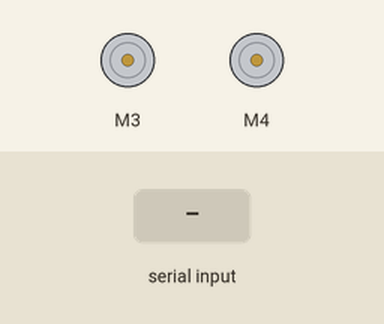
This sketch was run on a simulated Arduino Uno, built with avr-gcc and run on an emulated ATmega328P. Parts: 2 × DC motor (green arrow = forward, orange = backward, longer = faster). The inputs (shaded band) are chosen by the test bench. What the sketch prints to the serial monitor is not drawn.

Above: at 1.2 s.
1.3 s: "f" received over the second serial link
At 2.1 s:
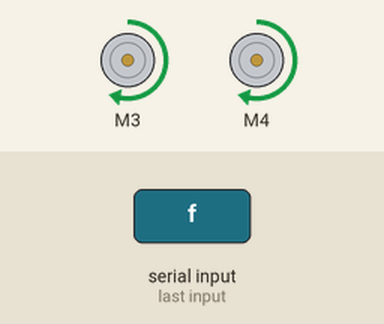
2.8 s: "b" received over the second serial link
At 3.4 s:
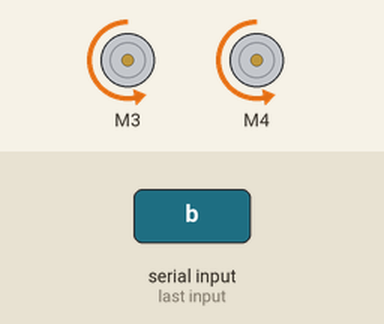
4.3 s: "l" received over the second serial link
At 5.5 s:
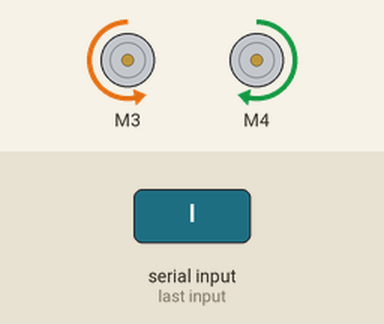
5.8 s: "r" received over the second serial link
At 7.0 s:
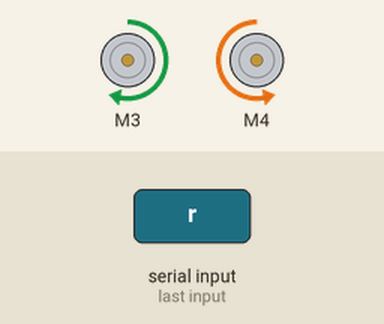
Timing chart, 0 to 8.3 s (numbered marks = the images above; inputs shaded):
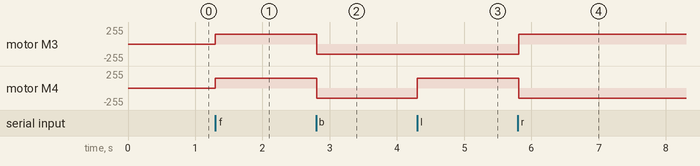

The sketch:

Motor_driver.ino
```cpp
#include <AFMotor.h>
#include <SoftwareSerial.h>
SoftwareSerial myserial(A0, A1); // rx | tx
// TX from bluetooth module must connect to rx pin and vice versa

// Variable declarations
AF_DCMotor motor1(3);
AF_DCMotor motor2(4);
char msg;
int mySpeed = 150;
int mydelay = 10;
char gearMove[] = "udxm";


void setup()
{
  // Setting up the serial connection
  Serial.begin(38400); // opens the serial port
  myserial.begin(9600); // this must be the baud rate of the module not the arduino

	//Set initial speed of the motor & stop
	motor1.setSpeed(200);
  motor2.setSpeed(200);
	motor1.run(RELEASE);
	motor2.run(RELEASE);
}

void loop()
{
	uint8_t i;

  if(myserial.available()>0) { // this listens for a msg from the bluetooth module
    msg = myserial.read(); // reads the message
  }

  Serial.println(msg); // this is so that we see the message sent in the serial monitor
  // Serial.println(mySpeed);

  if (msg == 'f') {
    motor1.run(FORWARD);
    motor2.run(FORWARD);
    motor1.setSpeed(mySpeed);
    motor2.setSpeed(mySpeed);
    delay(mydelay);
  } else if (msg == 'b') {
    motor1.run(BACKWARD);
    motor2.run(BACKWARD);
    motor1.setSpeed(mySpeed);
    motor2.setSpeed(mySpeed);
    delay(mydelay);
  } else if (msg == 'l') {
    motor1.run(BACKWARD);
    motor2.run(FORWARD);
    motor1.setSpeed(mySpeed);
    motor2.setSpeed(mySpeed);
    delay(mydelay);
  } else if (msg == 'r') {
    motor1.run(FORWARD);
    motor2.run(BACKWARD);
    motor1.setSpeed(mySpeed);
    motor2.setSpeed(mySpeed);
    delay(mydelay);
  }else if (msg == 'a') {
    digitalWrite(13, HIGH);
  }else if (msg == 'b') {
    digitalWrite(13, LOW);
  } else {
    motor1.run(RELEASE);
    motor2.run(RELEASE);
  }

  for (int i=0; i<4; i++) {
      if (msg == gearMove[i]) {
        mySpeed = changeGear(msg, mySpeed);
        delay(100);
    }
  }


}

int changeGear(char x, int mySpeed){

    switch (x) {
    case 'u':
      if (mySpeed < 250){
        mySpeed = mySpeed + 50;
      }
      break;
    case 'd':
      if (mySpeed > 150){
        mySpeed = mySpeed - 50;
      }
      break;
    case 'x':
      mySpeed = 150;
      break;
    case 'm':
      mySpeed = 250;
      break;
    default:
      mySpeed = mySpeed;
      break;
  }

  return mySpeed;
}
```

Measured:
- after the input at 1.3 s, motor M3, motor M4: stopped → forward 150/255 at once
- after the input at 2.8 s, motor M3, motor M4: forward 150/255 → backward 150/255 at once
- after the input at 4.3 s, motor M4: backward 150/255 → forward 150/255 at once
- after the input at 5.8 s, motor M3: backward 150/255 → forward 150/255 at once; motor M4: forward 150/255 → backward 150/255 at once
